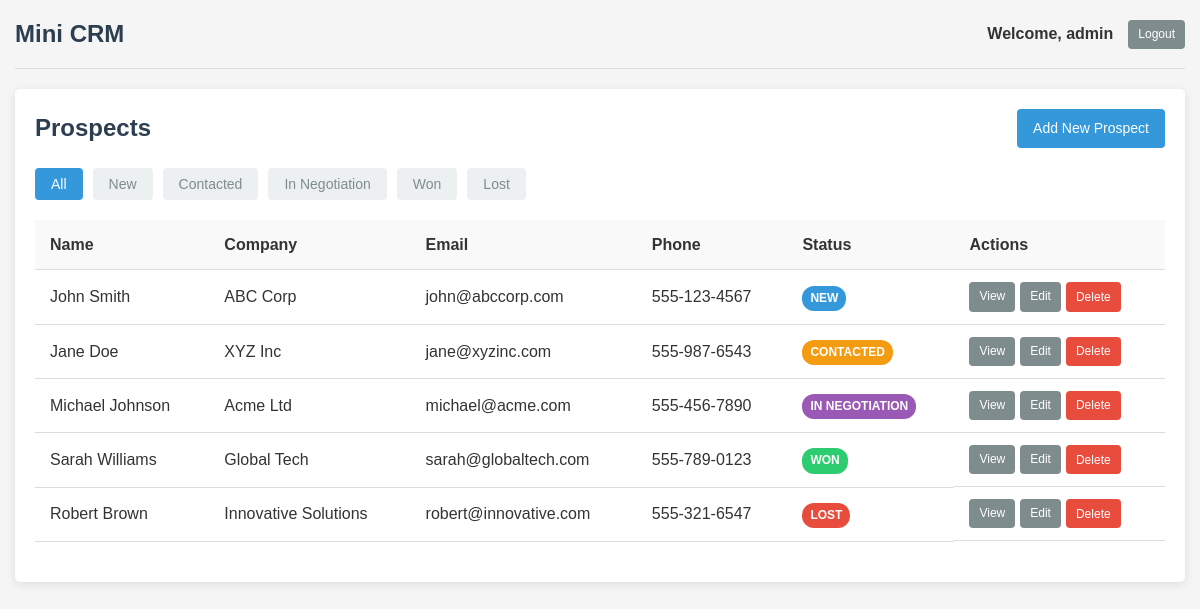
/dashboard.php (signed in), run on the app's committed database.
### tables this page shows
CREATE TABLE
IF NOT EXISTS prospects
(
    id INT AUTO_INCREMENT PRIMARY KEY,
    name VARCHAR
(100) NOT NULL,
    company VARCHAR
(100),
    phone VARCHAR
(20),
    email VARCHAR
(100) NOT NULL,
    status ENUM
('new', 'contacted', 'in negotiation', 'won', 'lost') DEFAULT 'new',
    user_id INT,
    created_at TIMESTAMP DEFAULT CURRENT_TIMESTAMP,
    FOREIGN KEY
(user_id) REFERENCES users
(id) ON
DELETE
SET NULL
);

### classes/Session.php (called while the page is built, shortened)
<?php
class Session {
    public function get($key) {
        return isset($_SESSION[$key]) ? $_SESSION[$key] : null;
    }
}
?>

### config/env.php (called while the page is built, shortened)
<?php
class Env {
    private static $variables = [];
    public static function load($path = '.env') {
        if (!file_exists($path)) {
            return false;
        }
        return true;
    }
    public static function get($name, $default = null) {
        return isset(self::$variables[$name]) ? self::$variables[$name] : $default;
    }
}
?>

### classes/Prospect.php (called while the page is built, shortened)
<?php
require_once 'config/database.php';
class Prospect {
    private $conn;
    private $table = 'prospects';
    public function __construct() {
        $database = new Database();
        $this->conn = $database->connect();
    }
    public function read($status = null, $limit = 10, $offset = 0) {
        try {
            $query = "SELECT p.id, p.name, p.company, p.phone, p.email, p.status, p.created_at, p.user_id, u.username
                      FROM " . $this->table . " p
                      LEFT JOIN users u ON p.user_id = u.id";
            $query .= " ORDER BY p.created_at DESC LIMIT :limit OFFSET :offset";
            $stmt = $this->conn->prepare($query);
            $stmt->bindParam(':limit', $limit, PDO::PARAM_INT);
            $stmt->bindParam(':offset', $offset, PDO::PARAM_INT);
            $stmt->execute();
            return $stmt;
        } catch (PDOException $e) {
            echo "Error fetching prospects: " . $e->getMessage();
            return false;
        }
    }
}
?>

### config/database.php (called while the page is built, shortened)
<?php
require_once 'env.php';
class Database
{
    private $host;
    private $username;
    private $password;
    private $database;
    public function __construct()
    {
        $this->host = Env::get('DB_HOST', 'localhost');
        $this->username = Env::get('DB_USERNAME', 'root');
        $this->password = Env::get('DB_PASSWORD', '');
        $this->database = Env::get('DB_DATABASE', 'mini_crm');
    }
    public function connect()
    {
        $this->conn = null;
        try {
            $this->conn = new PDO(
                "mysql:host=" . $this->host . ";dbname=" . $this->database,
                $this->username,
                $this->password
            );
            $this->conn->setAttribute(PDO::ATTR_ERRMODE, PDO::ERRMODE_EXCEPTION);
            $this->conn->setAttribute(PDO::ATTR_DEFAULT_FETCH_MODE, PDO::FETCH_ASSOC);
        } catch (PDOException $e) {
            echo "Connection Error: " . $e->getMessage();
        }
        return $this->conn;
    }
}
?>

### views/prospects_table.php (the view, shortened to what this page needs)
<table class="prospects-table">
    <thead>
        <tr>
            <th>Name</th>
            <th>Company</th>
            <th>Email</th>
            <th>Phone</th>
            <th>Status</th>
            <th>Actions</th>
        </tr>
    </thead>
    <tbody>
        <?php if ($result->rowCount() > 0): ?>
            <?php while ($row = $result->fetch()): ?>
                <tr>
                    <td><?php echo htmlspecialchars($row['name']); ?></td>
                    <td><?php echo htmlspecialchars($row['company']); ?></td>
                    <td><?php echo htmlspecialchars($row['email']); ?></td>
                    <td><?php echo htmlspecialchars($row['phone']); ?></td>
                    <td>
                        <span class="status-badge status-<?php echo htmlspecialchars($row['status']); ?>">
                            <?php echo ucfirst(htmlspecialchars($row['status'])); ?>
                        </span>
                    </td>
                    <td class="actions">
                        <a href="prospect_detail.php?id=<?php echo htmlspecialchars($row['id']); ?>"
                           class="btn btn-sm btn-secondary"
                           aria-label="View details for <?php echo htmlspecialchars($row['name']); ?>">View</a>
                        <a href="prospect_form.php?id=<?php echo htmlspecialchars($row['id']); ?>"
                           class="btn btn-sm btn-secondary"
                           aria-label="Edit details for <?php echo htmlspecialchars($row['name']); ?>">Edit</a>
                        <button class="btn btn-sm btn-danger delete-prospect"
                                data-id="<?php echo htmlspecialchars($row['id']); ?>"
                                onclick="confirmDelete(this)"
                                aria-label="Delete <?php echo htmlspecialchars($row['name']); ?>">Delete</button>
                    </td>
                </tr>
            <?php endwhile; ?>
        <?php else: ?>
            <tr>
                <td colspan="6" class="no-data">No prospects found. Start by adding one!</td>
            </tr>
        <?php endif; ?>
    </tbody>
</table>

### dashboard.php (shortened to what this page needs)
<?php
require_once 'classes/Session.php';
require_once 'classes/Prospect.php';
$session = new Session();
$session->requireLogin();
$prospect = new Prospect();
$page = isset($_GET['page']) ? (int)$_GET['page'] : 1;
$limit = 10;
$offset = ($page - 1) * $limit;
$status = isset($_GET['status']) ? $_GET['status'] : null;
$result = $prospect->read($status, $limit, $offset);
?>
<!DOCTYPE html>
<html lang="en">
<head>
    <link rel="stylesheet" href="assets/css/style.css">
</head>
<body>
    <div class="container">
        <?php include 'views/header.php'; ?>
        <div class="content">
            <div class="page-header">
                <h1>Prospects</h1>
                <a href="prospect_form.php" class="btn btn-primary">Add New Prospect</a>
            </div>
            <div class="filters">
                <div class="status-filters">
                    <button class="btn btn-filter <?php echo $status === null ? 'active' : ''; ?>" data-status="">All</button>
                    <button class="btn btn-filter <?php echo $status === 'new' ? 'active' : ''; ?>" data-status="new">New</button>
                    <button class="btn btn-filter <?php echo $status === 'contacted' ? 'active' : ''; ?>" data-status="contacted">Contacted</button>
                    <button class="btn btn-filter <?php echo $status === 'in negotiation' ? 'active' : ''; ?>" data-status="in negotiation">In Negotiation</button>
                    <button class="btn btn-filter <?php echo $status === 'won' ? 'active' : ''; ?>" data-status="won">Won</button>
                    <button class="btn btn-filter <?php echo $status === 'lost' ? 'active' : ''; ?>" data-status="lost">Lost</button>
                </div>
            </div>
            <div id="prospects-container">
                <?php include 'views/prospects_table.php'; ?>
            </div>
        </div>
    </div>
</body>
</html>

### views/header.php
<header class="header">
    <div class="logo">
        <h1>Mini CRM</h1>
    </div>
    <div class="user-menu">
        <span class="username">
            <?php
                $username = $session->get('username') ?? 'Guest';
                echo 'Welcome, ' . htmlspecialchars($username);
            ?>
        </span>
        <a href="logout.php" class="btn btn-sm btn-secondary">Logout</a>
    </div>
</header>

### assets/css/style.css (style rules this page uses)
* { margin: 0; padding: 0; box-sizing: border-box; }
body { font-family: Arial, sans-serif; line-height: 1.6; color: #333; background-color: #f5f5f5; }
.container { max-width: 1200px; margin: 0 auto; padding: 0 15px; }
.header { display: flex; justify-content: space-between; align-items: center; padding: 15px 0; border-bottom: 1px solid #ddd; margin-bottom: 20px; }
.logo h1 { font-size: 24px; color: #2c3e50; }
.user-menu { display: flex; align-items: center; }
.username { margin-right: 15px; font-weight: bold; }
.content { background-color: #fff; padding: 20px; border-radius: 5px; box-shadow: 0 2px 10px rgba(0, 0, 0, 0.1); margin-bottom: 20px; }
.page-header { display: flex; justify-content: space-between; align-items: center; margin-bottom: 20px; }
.page-header h1 { font-size: 24px; color: #2c3e50; }
.btn { display: inline-block; padding: 8px 16px; background-color: #3498db; color: #fff; border: none; border-radius: 4px; cursor: pointer; text-decoration: none; font-size: 14px; transition: background-color 0.3s; }
.btn-primary { background-color: #3498db; }
.btn-secondary { background-color: #7f8c8d; }
.btn-danger { background-color: #e74c3c; }
.btn-sm { padding: 5px 10px; font-size: 12px; }
.prospects-table { width: 100%; border-collapse: collapse; margin-bottom: 20px; }
.prospects-table th, .prospects-table td { padding: 12px 15px; text-align: left; border-bottom: 1px solid #ddd; }
.prospects-table th { background-color: #f9f9f9; font-weight: bold; }
.actions { display: flex; gap: 5px; }
.status-badge { display: inline-block; padding: 3px 8px; border-radius: 12px; font-size: 12px; font-weight: bold; text-transform: uppercase; }
.status-new { background-color: #3498db; color: #fff; }
.status-contacted { background-color: #f39c12; color: #fff; }
.status-in.negotiation { background-color: #9b59b6; color: #fff; }
.status-won { background-color: #2ecc71; color: #fff; }
.status-lost { background-color: #e74c3c; color: #fff; }
.filters { margin-bottom: 20px; }
.status-filters { display: flex; gap: 10px; flex-wrap: wrap; }
.btn-filter { background-color: #ecf0f1; color: #7f8c8d; }
.btn-filter:hover, .btn-filter.active { background-color: #3498db; color: #fff; }

### data on the page
prospects: name "John Smith", company "ABC Corp", email "john@abccorp.com", phone "555-123-4567", status "NEW"
prospects: name "Jane Doe", company "XYZ Inc", email "jane@xyzinc.com", phone "555-987-6543", status "CONTACTED"
prospects: name "Michael Johnson", company "Acme Ltd", email "michael@acme.com", phone "555-456-7890", status "IN NEGOTIATION"
prospects: name "Sarah Williams", company "Global Tech", email "sarah@globaltech.com", phone "555-789-0123", status "WON"
prospects: name "Robert Brown", company "Innovative Solutions", email "robert@innovative.com", phone "555-321-6547", status "LOST"

### other printed values
$username "admin"
